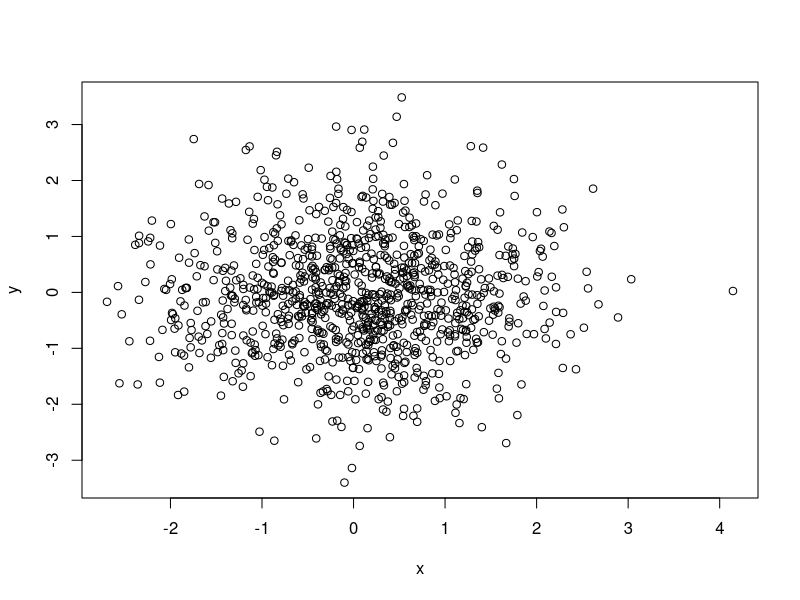
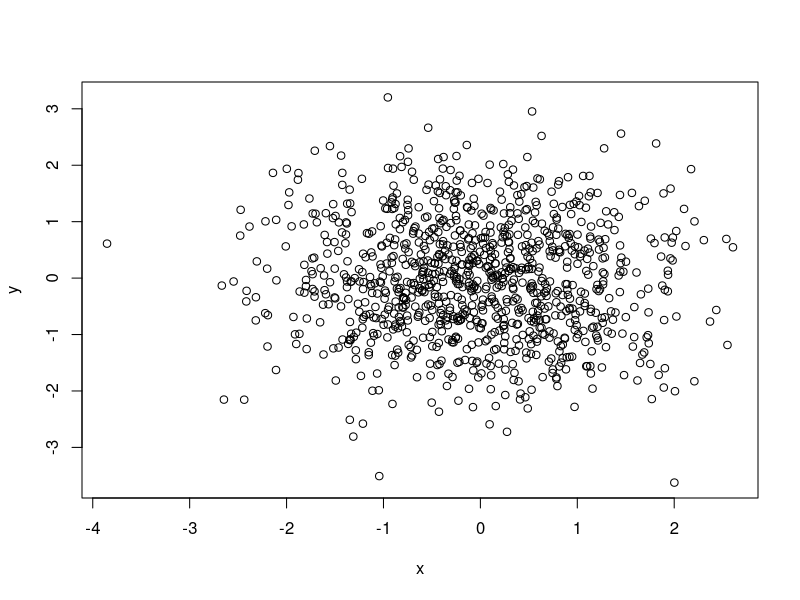
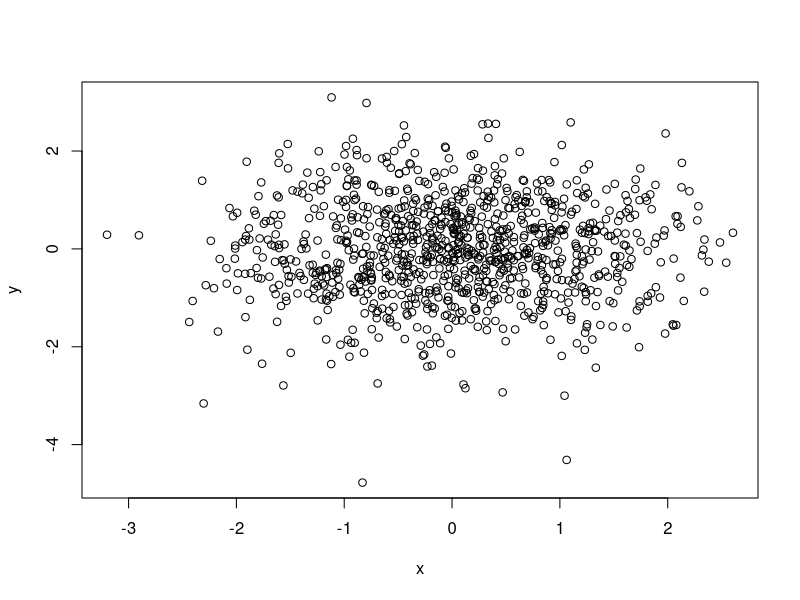

R code for these plots, in order: (Note: this script raises an error after producing the figures.)
## ---- chunk 1
1+ 1
2+2
x <- 4
y <- 5
x+y
z <- "usar duas aspas e um r no início do código"
## ---- chunk 2
#library(tidyverse)
#library(rio)
## ---- chunk 3
library(tidyverse)
library(rio)
library(kableExtra)
## ---- chunk 4
x <- rnorm(1000)
y <- rnorm(1000)
plot(x,y)
## ---- chunk 5
x <- rnorm(1000)
y <- rnorm(1000)
plot(x,y)
## ---- chunk 6
x <- rnorm(1000)
y <- rnorm(1000)
plot(x,y)
## ---- chunk 7
jn <- import("E:\\Curso R\\Aula 4\\jn.xlsx")
jn <- filter(jn,ano==2018)
jn <- select(jn, ano, sigla,uf_sede,regiao, g10a, g10b)
jn <- slice(jn, 1:5)
kable(jn)
## ---- chunk 8
kable(jn) %>%
  kable_styling(bootstrap_options = c("striped", "hover"))
## ---- chunk 9
kable(jn) %>%
  kable_styling("striped", full_width = F) %>%
  column_spec(2:3, bold = T) %>%
  row_spec(3:5, bold = T, color = "white", background = "#D7261E")
## ---- chunk 10
kable(jn, caption="Tabela 1 - Dados do Justiça em Número") %>%
  kable_styling(c("striped", "bordered")) %>%
  add_header_above(c("Ano e Sigla" = 2, "Sede e região" = 2, "Salários de Magistrados e servidores" = 2)) %>%
  add_header_above(c("Data e região" = 4, "Salários" = 2)) %>%
  add_header_above(c("Dados do Justiça em Números" = 6))
